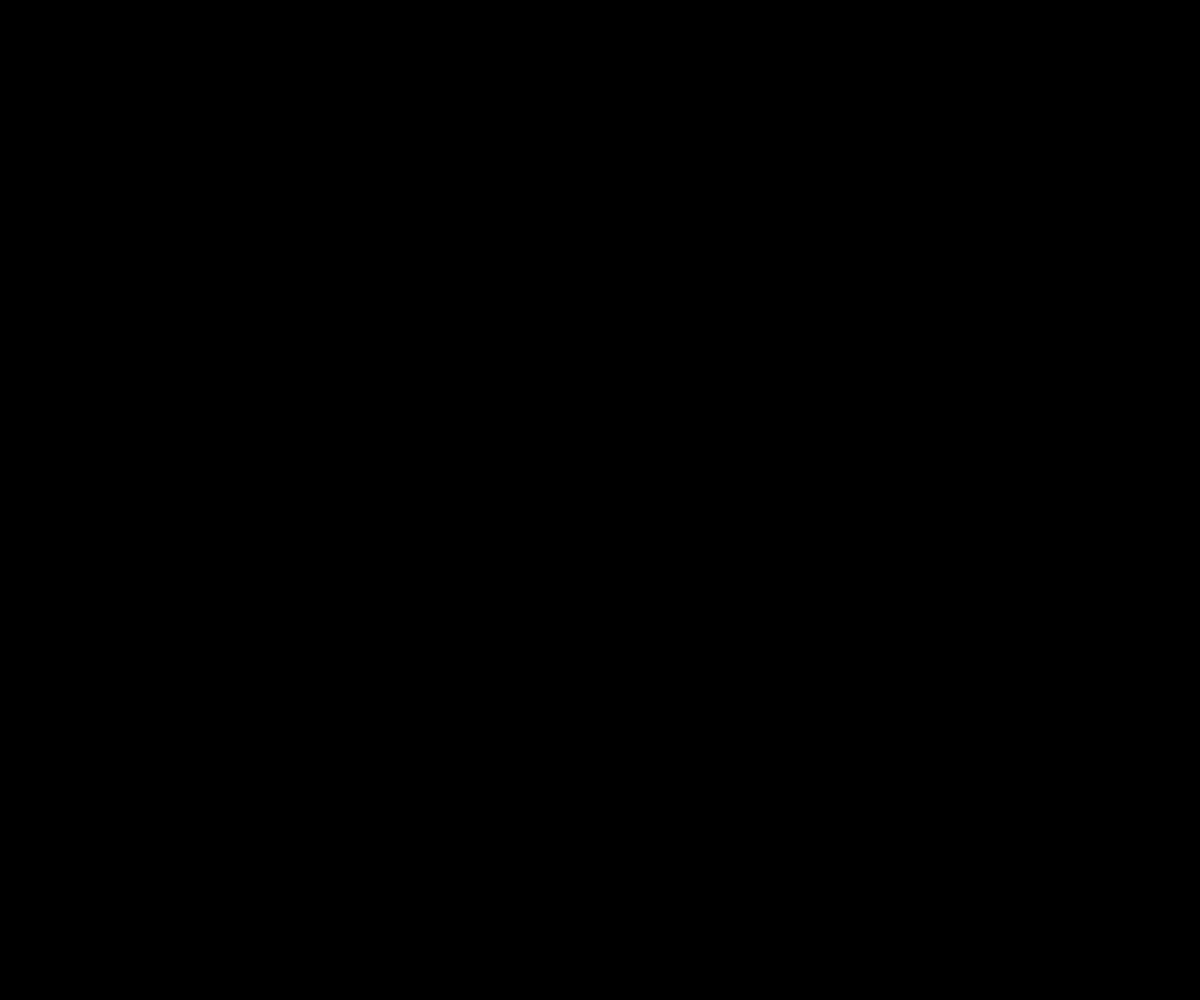
Frame 1 (no input)
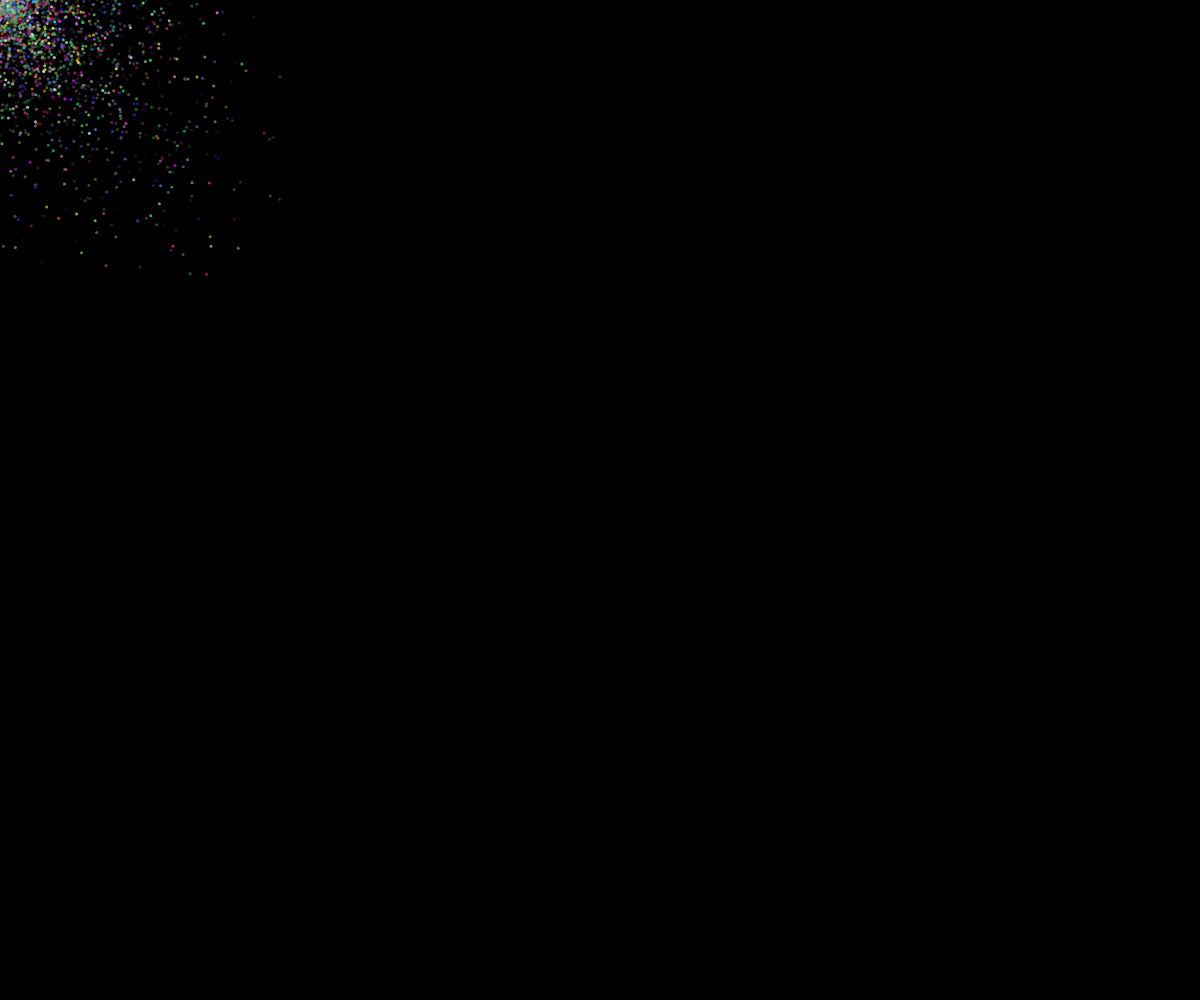
Frame 60 (no input)
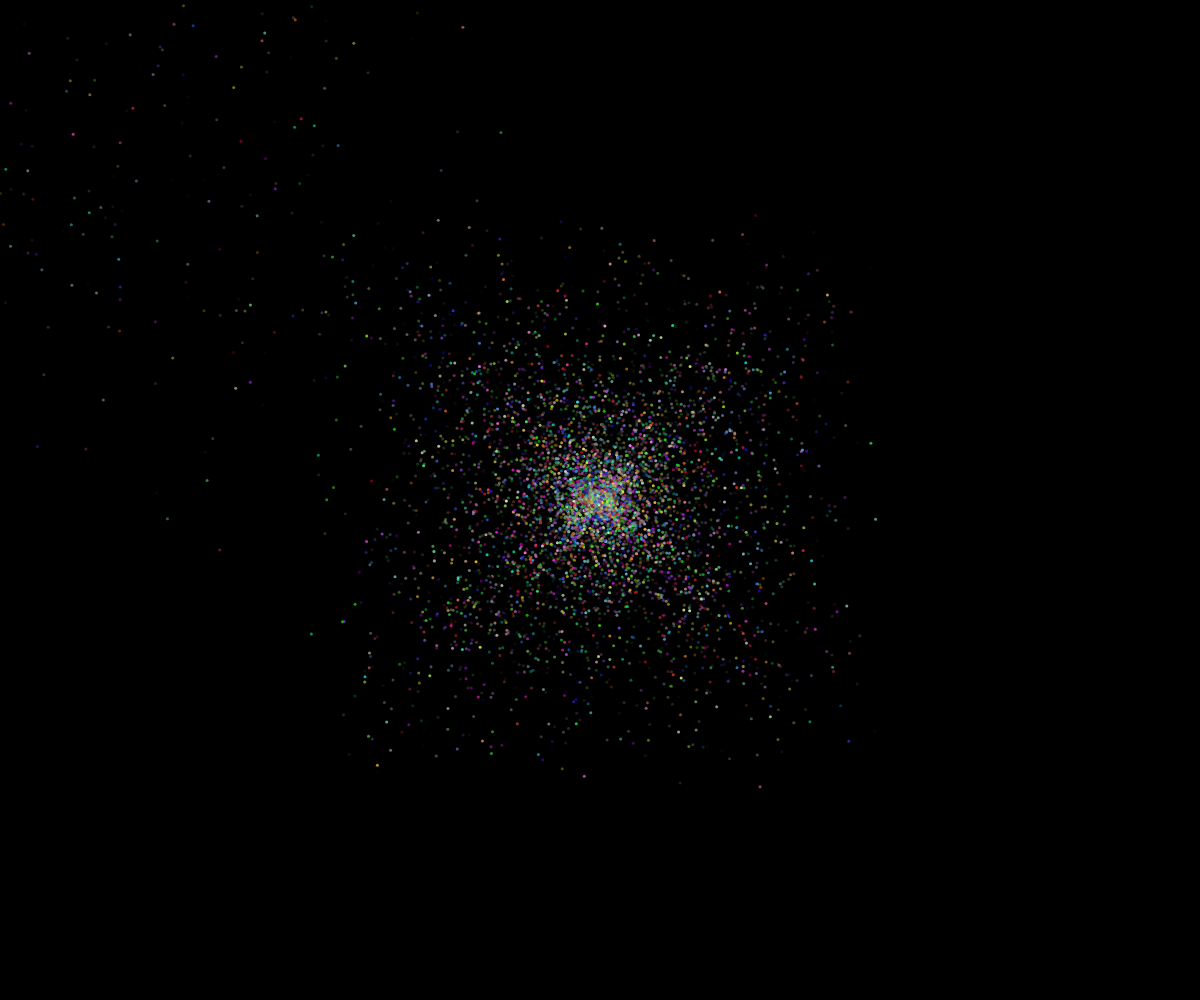
Frame 120 (the mouse pressed at the canvas centre since frame 60)

The p5.js sketch that drew these frames (run headless with seeded random() and noise() and a simulated clock; from frame 60 on, the mouse is pressed at the canvas centre):

// p5.js sketch
// ── sketch.js
// Project Title
// Your Name
// Date
//
// Extra for Experts:
// - describe what you did to take this project "above and beyond"

class Particle{
  constructor(x, y){
    this.X = x;
    this.Y = y;
    this.R = 3;
    this.red = random(0, 255);
    this.green = random(0, 255);
    this.blue = random(0, 255);
    this.alpha = random(0, 255);
    this.dx = random(-5, 5);
    this.dy = random(-5, 5);
    this.index = all_particles.length;
  }

  display(){
    noStroke();
    fill(this.red, this.green, this.blue, this.alpha);
    circle(this.X, this.Y, this.R);
  }

  update(){
    this.X += this.dx;
    this.Y += this.dy;
    this.alpha--;

    if(this.alpha < 0){
      all_particles.splice(this.index, 1);
    }
  }
}

let all_particles = [];

function setup() {
  createCanvas(windowWidth, windowHeight);
}

function draw() {
  background(0);
  for(particle of all_particles){
    particle.update();
    particle.display();
  }

  mousePressed();
}

const PARTICLE_PER_CLICK = 500;
function mousePressed(){
  //console.log("firework");
  for(let i = PARTICLE_PER_CLICK; i>0; i--){
    all_particles.push(new Particle(mouseX, mouseY));
  }
}
